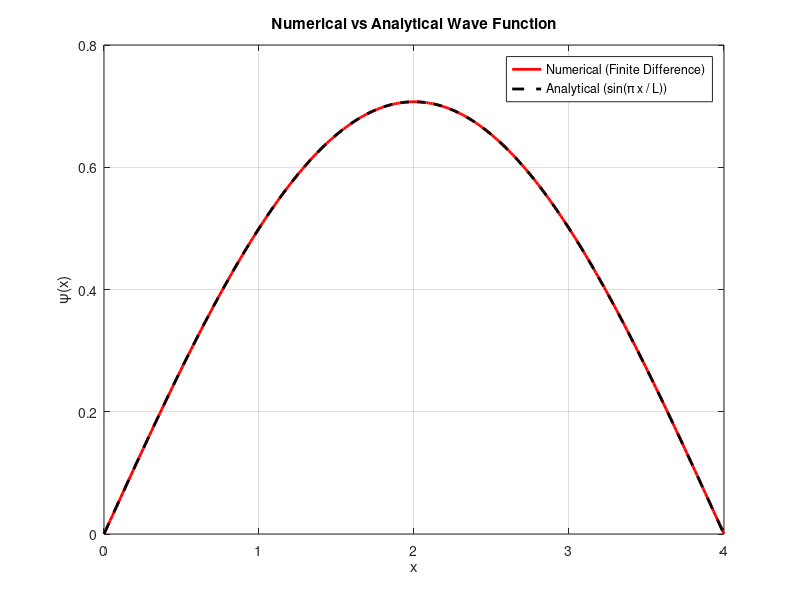

This figure's MATLAB source:
%% Program to Solve the Particle in a Box Equation using Central Difference
%% and compare it with analytical solution by normalizing both solution using
%% numerical integration
%% AUTHOR: Sahil Raj
%% Assignment 6 Problem 2

clc; clear all; close all;

% CONSTANTS AND PARAMETERS
x0 = 0.0;          % left boundary
xN = 4.0;          % right boundary
N  = 300;          % number of intervals
dx = (xN - x0) / N; % grid spacing
Xs = linspace(x0, xN, N+1)'; % grid points (N+1 points including boundaries)

M = N - 1;         % number of internal points (excluding boundaries)

% CREATE THE TRIDIAGONAL MATRIX
A = zeros(M, M);
for i = 1:M
  A(i, i) = 2;
endfor

for i = 1:M-1
  A(i, i+1) = -1;
  A(i+1, i) = -1;
endfor

% FIND THE SMALLEST EIGENVALUE USING INVERSE ITERATION
A_inv = inv(A);
wf = rand(M, 1);   % random initial wavefunction guess
niter = 20;        % number of iterations

for i = 1:niter
  nwf = A_inv * wf;
  wf = nwf / norm(nwf); % normalize at each step
endfor

% COMPUTE THE EIGENVALUE FROM THE EIGENVECTOR
lambda_min = (wf' * A * wf) / (wf' * wf);

% WAVE FUNCTION WITH ADDED BOUNDARY CONDITIONS
WF = [0.0; wf; 0.0];

% NORMALIZE THE NUMERICAL WAVE FUNCTION
I = 0.0;
for i = 1:N
  I = I + (dx/2) * (WF(i)^2 + WF(i+1)^2);
endfor
a = sqrt(1/I);
normalized_wf = WF * a;

% COMPUTE THE ANALYTICAL WAVE FUNCTION AND NORMALIZE
function y = psi_analytical(x)
  y = sin(pi * x / 4.0);
endfunction

tI = 0.0;
for i = 1:N
  x1 = x0 + (i-1)*dx;
  x2 = x0 + i*dx;
  tI = tI + (dx/2) * (psi_analytical(x1)^2 + psi_analytical(x2)^2);
endfor

aa = sqrt(1/tI);
twf = zeros(N+1, 1);
for i = 1:N+1
  twf(i) = psi_analytical(Xs(i)) * aa;
endfor

% VISUALIZATION
figure(1);
plot(Xs, normalized_wf, 'r-', 'LineWidth', 2);
hold on;
plot(Xs, twf, 'k--', 'LineWidth', 2);
hold off;
xlabel('x');
ylabel('\psi(x)');
title('Numerical vs Analytical Wave Function');
legend('Numerical (Finite Difference)', 'Analytical (sin(\pi x / L))');
grid on;

% DISPLAY RESULTS
fprintf('Smallest Eigenvalue (Numerical) = %.6f\n', lambda_min);
